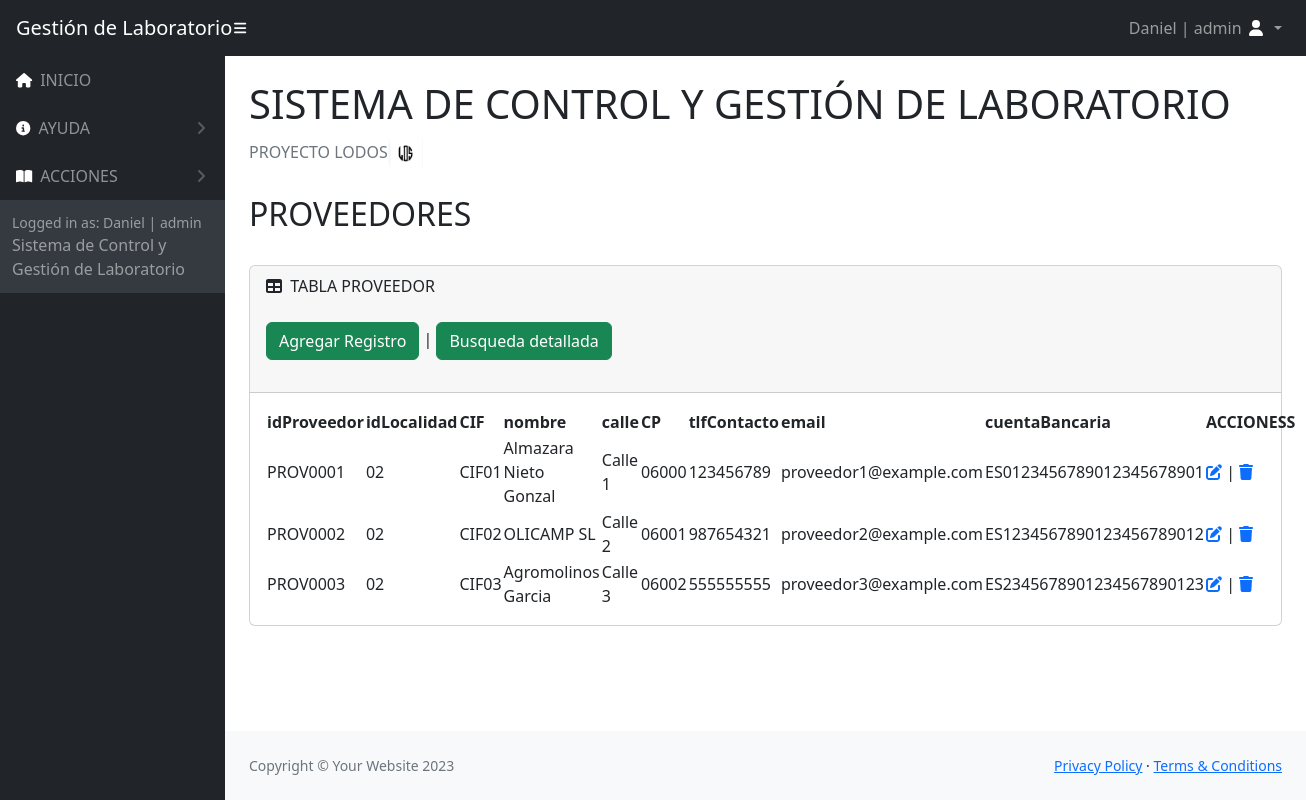
Screenshot of /Vistas/acciones/accionesProveedores/indexProveedor.php (signed in) with the database file from the repository.
### tables this page shows
CREATE TABLE `proveedor` (
  `idProveedor` varchar(15) NOT NULL,
  `idLocalidad` varchar(15) NOT NULL,
  `CIF` varchar(5) DEFAULT NULL,
  `nombre` varchar(30) DEFAULT NULL,
  `calle` varchar(30) DEFAULT NULL,
  `CP` varchar(15) DEFAULT NULL,
  `tlfContacto` varchar(15) DEFAULT NULL,
  `email` varchar(30) DEFAULT NULL,
  `cuentaBancaria` varchar(30) DEFAULT NULL
);

### Vistas/acciones/accionesProveedores/indexProveedor.php (the view, shortened to what this page needs)
<?php
require_once('../../../Controlador/Conexion_DB/config.php');
    $stmt = $connectDB->prepare('SELECT * FROM proveedor');
    $stmt->execute();
    $allData = $stmt->fetchAll();
?>
<!DOCTYPE html>
<html lang="es">
    <head>
        <link href="https://cdn.jsdelivr.net/npm/simple-datatables@7.1.2/dist/style.min.css" rel="stylesheet" />
        <link href="../../../assets/css/styles.css" rel="stylesheet" />
    </head>
    <body class="sb-nav-fixed">
    <nav class="sb-topnav navbar navbar-expand navbar-dark bg-dark">
            <a class="navbar-brand ps-3" href="../../../index.php">Gestión de Laboratorio</a>
            <button class="btn btn-link btn-sm order-1 order-lg-0 me-4 me-lg-0" id="sidebarToggle" href="#!"><i class="fas fa-bars" style="color: #ffffff;"></i></button>
            <ul class="navbar-nav ms-auto me-0 me-md-3 my-2 my-md-0">
                <li class="nav-item dropdown">
                    <a class="nav-link dropdown-toggle" id="navbarDropdown" href="#" role="button" data-bs-toggle="dropdown" aria-expanded="false">
                    <?php  echo $_SESSION["nombreUsuario"]. " | ".  $_SESSION["tipo"];  ?>
                        <i class="fas fa-user fa-fw" style="color: #ffffff;"></i>
                    </a>
                </li>
            </ul>
        </nav>
        <div id="layoutSidenav">
            <div id="layoutSidenav_nav">
                <nav class="sb-sidenav accordion sb-sidenav-dark" id="sidenavAccordion">
                    <div class="sb-sidenav-menu">
                        <div class="nav">
                            <a class="nav-link" href="../../../index.php">
                                <div class="sb-nav-link-icon"><i class="fa-solid fa-house" style="color: #ffffff;"></i></div>
                                INICIO
                            </a>
                            <?php  if( $_SESSION["tipo"] == "admin") {  ?>
                            <a class="nav-link collapsed" href="#" data-bs-toggle="collapse" data-bs-target="#collapseLayouts" aria-expanded="false" aria-controls="collapseLayouts">
                                <div class="sb-nav-link-icon"><i class="fa-solid fa-circle-info" style="color: #ffffff;"></i></div>
                                AYUDA
                                <div class="sb-sidenav-collapse-arrow"><i class="fas fa-angle-down"></i></div>
                            </a>
                            <?php  }  ?>
                                <a class="nav-link collapsed" href="#" data-bs-toggle="collapse" data-bs-target="#collapsePages" aria-expanded="false" aria-controls="collapsePages">
                                <div class="sb-nav-link-icon"><i class="fas fa-book-open" style="color: #ffffff;"></i></div>
                                ACCIONES
                                <div class="sb-sidenav-collapse-arrow"><i class="fas fa-angle-down"></i></div>
                            </a>
                    </div>
                    <div class="sb-sidenav-footer">
                        <div class="small">Logged in as: <?php  echo $_SESSION["nombreUsuario"]. " | ".  $_SESSION["tipo"];  ?></div>
                        Sistema de Control y Gestión de Laboratorio
                    </div>
                </nav>
            </div>
            <div id="layoutSidenav_content">
                <main>
                    <div class="container-fluid px-4">
                        <h1 class="mt-4">SISTEMA DE CONTROL Y GESTIÓN DE LABORATORIO</h1>
                        <ol class="breadcrumb mb-4">
                            <li class="breadcrumb-item active">PROYECTO LODOS<img style="width: 35px !important; height: 35px !important; padding:0px !important;" src="../../../assets/img/logoLODOS.PNG" alt="ss2"></li>
                        </ol>
                        <h2>PROVEEDORES</h2>
                        <br>
                        <div class="card mb-4">
                            <div class="card-header">
                                <i class="fas fa-table me-1"></i>
                                TABLA PROVEEDOR
                                <br>
                                <br/>
                                <a name="" id="" class="btn btn-success" href="nuevoProveedor.php" role="button">Agregar Registro</a> | <a  name="" id="" class="btn btn-success" href="buscarProveedor.php" role="button">Busqueda detallada</a>
                                <br>
                                <br/>
                            </div>
                            <div class="card-body">
                                <table id="datatablesSimple">
                                    <thead>
                                        <tr>
                                            <th>idProveedor</th>
                                            <th>idLocalidad</th>
                                            <th>CIF</th>
                                            <th>nombre</th>
                                            <th>calle</th>
                                            <th>CP</th>
                                            <th>tlfContacto</th>
                                            <th>email</th>
                                            <th>cuentaBancaria</th>
                                            <th>ACCIONESS</th>
                                        </tr>
                                    </thead>
                                    <tbody>
                                    <?php  foreach($allData as $registro) {  ?>
                                        <tr>
                                            <td><?php echo $registro['idProveedor']; ?> </td>
                                            <td><?php echo $registro['idLocalidad']; ?> </td>
                                            <td><?php  echo $registro['CIF']; ?> </td>
                                            <td><?php  echo $registro['nombre']; ?> </td>
                                            <td><?php  echo $registro['calle']; ?> </td>
                                            <td><?php  echo $registro['CP']; ?> </td>
                                            <td><?php  echo $registro['tlfContacto']; ?> </td>
                                            <td><?php  echo $registro['email']; ?> </td>
                                            <td><?php  echo $registro['cuentaBancaria']; ?> </td>
                                            <td>
                                            <?php
                                            echo '<a href="editarProveedor.php?id='.$registro['idProveedor'].'">' ;
                                            echo '<i class="fa-solid fa-pen-to-square"></i>';
                                            echo '</a>';
                                            echo ' | ';
                                            echo '<a href="deleteProveedor.php?id='.$registro['idProveedor'].'">' ;
                                            echo '<i class="fa-solid fa-trash"></i>';
                                            echo '</a>';
                                            ?>
                                            </td>
                                        </tr>
                                        <?php  }  ?>
                                    </tbody>
                                </table>
                            </div>
                        </div>
                    </div>
                </main>
                <footer class="py-4 bg-light mt-auto">
                    <div class="container-fluid px-4">
                        <div class="d-flex align-items-center justify-content-between small">
                            <div class="text-muted">Copyright &copy; Your Website 2023</div>
                            <div>
                                <a href="../../../Vistas/Politicas/politicasPrivacidad.php">Privacy Policy</a>
                                &middot;
                                <a href="../../../Vistas/Politicas/politicasUso.php">Terms &amp; Conditions</a>
                            </div>
                        </div>
                    </div>
                </footer>
            </div>
        </div>
    </body>
</html>

### rows the page displays
proveedor: idProveedor "PROV0001", idLocalidad "02", CIF "CIF01", nombre "Almazara Nieto Gonzal", calle "Calle 1", CP "06000", tlfContacto "123456789", email "proveedor1@example.com", cuentaBancaria "ES0123456789012345678901"
proveedor: idProveedor "PROV0002", idLocalidad "02", CIF "CIF02", nombre "OLICAMP SL", calle "Calle 2", CP "06001", tlfContacto "987654321", email "proveedor2@example.com", cuentaBancaria "ES1234567890123456789012"
proveedor: idProveedor "PROV0003", idLocalidad "02", CIF "CIF03", nombre "Agromolinos Garcia", calle "Calle 3", CP "06002", tlfContacto "555555555", email "proveedor3@example.com", cuentaBancaria "ES2345678901234567890123"

### other values shown
$_SESSION["nombreUsuario"] "Daniel"
$_SESSION["tipo"] "admin"
